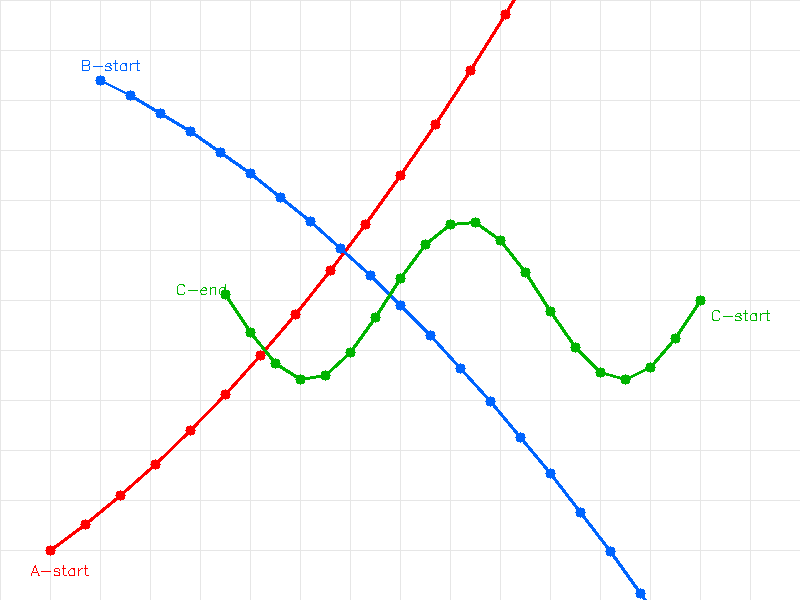
//> input picture images/q10_test.png, 800 x 600 px
$ ./main   (built with g++ and OpenCV 4)
//> lines starting //> are read from the running program, lines starting //| are printed output that depends on the picture; after the words box and inside, x2 and y2 are one past the last pixel; in counts of white or black regions, pixels touching at a corner belong together
// ============================================================
// 第十题：多目标轨迹追踪与分析
//
// 图里三条轨迹分别用红、蓝、绿画，每种颜色还写了 "A--start" 这类小字
// 标签，所以先按连通域面积把文字滤掉，只留下轨迹本身。
//
// 分析步骤：
//   1. HSV 阈值分出三种颜色，丢掉面积 < 100 的小连通域（文字标签）。
//   2. 定"主方向"：比较 x、y 两个方向的方差，哪个方向铺得开就把哪个
//      当自变量。红、蓝两条是竖着走的，按 y 取点；绿色是横着走的，
//      按 x 取点。
//   3. 沿主轴做分箱（每 4 像素一箱），每箱取另坐标的均值，得到一条
//      单值曲线。这样做有两个好处：去掉了线宽带来的抖动，也让三条
//      轨迹被绿色遮挡、断成几段时还能接成完整曲线。
//   4. 用一、二次多项式分别最小二乘拟合，比较残差 RMSE：
//        直线拟合就够准        -> 直线
//        二次拟合明显更准      -> 抛物线
//        两种都拟合不像，但去掉直线趋势后反复上下穿过零线 -> 正弦
//   5. 轨迹长度 = 分箱后的折线长度之和；正弦再额外报振幅和周期。
//   6. 起点/终点：图上本来就写着 "A--start" 之类的小字，按同色的小
//      连通域把字聚成组，离哪个端点近就是哪个端点的标签；一组里
//      "start"（5 个字母）比 "end"（3 个字母）宽，宽度大的那个是起点。
//      不读标签的话，分箱是从小坐标往大坐标走的，起点会被标反。
//
// 结果图 = 左边原图（只标端点和正弦的振幅/周期）+ 右边一列数据面板。
// ============================================================
#include <opencv2/opencv.hpp>
#include <iostream>
#include <vector>
#include <algorithm>
#include <cmath>

using namespace std;
using namespace cv;

// 多项式最小二乘拟合：u 归一化到 [0,1] 再解正规方程，避免 u² 量级
// 太大导致的病态矩阵。返回 RMSE，可选带回系数。
static double polyFitRMSE(const vector<double>& U, const vector<double>& V,
                          int deg, vector<double>* coefOut = nullptr) {
    int N = (int)U.size();
    int d = deg + 1;
    double u0 = U.front(), du = U.back() - U.front();
    if (du < 1e-9) du = 1.0;

    vector<vector<double>> A(d, vector<double>(d, 0.0));
    vector<double> B(d, 0.0);
    for (int i = 0; i < N; ++i) {
        double u = (U[i] - u0) / du;
        vector<double> pw(d, 1.0);
        for (int k = 1; k < d; ++k) pw[k] = pw[k - 1] * u;
        for (int a = 0; a < d; ++a) {
            B[a] += pw[a] * V[i];
            for (int b = 0; b < d; ++b) A[a][b] += pw[a] * pw[b];
        }
    }

    for (int i = 0; i < d; ++i) {
        int piv = i;
        for (int k = i + 1; k < d; ++k)
            if (fabs(A[k][i]) > fabs(A[piv][i])) piv = k;
        swap(A[i], A[piv]);
        swap(B[i], B[piv]);
        for (int k = i + 1; k < d; ++k) {
            double f = A[k][i] / A[i][i];
            for (int j = i; j < d; ++j) A[k][j] -= f * A[i][j];
            B[k] -= f * B[i];
        }
    }
    vector<double> co(d, 0.0);
    for (int i = d - 1; i >= 0; --i) {
        double s = B[i];
        for (int j = i + 1; j < d; ++j) s -= A[i][j] * co[j];
        co[i] = s / A[i][i];
    }
    if (coefOut) *coefOut = co;

    double se = 0;
    for (int i = 0; i < N; ++i) {
        double u = (U[i] - u0) / du;
        double pw = 1, y = 0;
        for (int k = 0; k < d; ++k) { y += co[k] * pw; pw *= u; }
        se += (V[i] - y) * (V[i] - y);
    }
    return sqrt(se / N);
}

struct Track {
    string name;      // 图上用的短名，必须是 ASCII
    string cn;        // 控制台用的中文名
    string typeEn;    // 图上用的运动类型，必须是 ASCII
    Scalar color;
    vector<Point2d> prof;     // 分箱后的折线点 (u, v)
    bool sortX;
    double length;
    double lineRMSE, paraRMSE;
    int crossings;
    double amp, period;       // 正弦的振幅、峰谷落差、周期（像素）
    double resMin, resMax;
    Point2d pk, tr;           // 检出的波峰、波谷（屏幕坐标）
    int peaks;
    string type, detail;
    Point2d start, finish;
    double hspan, vspan;
    bool startFromLabel;
};

// 把某一颜色的小连通域（文字）按 x 聚成组，返回每组的中心和外接框。
// 用来读图上 "A--start" 这类标签。
struct TextGroup { Point2f c; int w; };
static vector<TextGroup> findTextGroups(const Mat& mask, const Mat& lbl,
                                        const Mat& stats, int n) {
    vector<Rect> blobs;
    for (int i = 1; i < n; ++i) {
        int a = stats.at<int>(i, CC_STAT_AREA);
        int w = stats.at<int>(i, CC_STAT_WIDTH);
        int h = stats.at<int>(i, CC_STAT_HEIGHT);
        // 字形：面积 5~120，单个字不会比 40x25 还大
        if (a >= 5 && a <= 120 && w <= 40 && h <= 25)
            blobs.push_back(Rect(stats.at<int>(i, CC_STAT_LEFT),
                                 stats.at<int>(i, CC_STAT_TOP), w, h));
    }
    sort(blobs.begin(), blobs.end(),
         [](const Rect& x, const Rect& y) { return x.x < y.x; });

    vector<TextGroup> groups;
    vector<Rect> cur;
    auto flush = [&]() {
        if (cur.empty()) return;
        Rect bb = cur[0];
        for (auto& r : cur) bb |= r;
        groups.push_back({Point2f(bb.x + bb.width / 2.0f, bb.y + bb.height / 2.0f),
                          bb.width});
        cur.clear();
    };
    for (auto& r : blobs) {
        if (!cur.empty() && r.x - (cur.back().x + cur.back().width) > 40) flush();
        cur.push_back(r);
    }
    flush();
    return groups;
}

static void putLabel(Mat& m, const string& s, Point p, Scalar col,
                     double sc = 0.45, int th = 1) {
    putText(m, s, p, FONT_HERSHEY_SIMPLEX, sc, Scalar(255, 255, 255), th + 3, LINE_AA);
    putText(m, s, p, FONT_HERSHEY_SIMPLEX, sc, col, th, LINE_AA);
}

int main(int argc, char** argv) {
    string inPath = (argc > 1) ? argv[1] : "images/q10_test.png";
    Mat img = imread(inPath);
//> img is the input picture: 600 rows x 800 cols, CV_8UC3; mean B, G, R 250.5, 250.7, 250.3
    if (img.empty()) {
        cerr << "无法读取图像: " << inPath << endl;
        return 1;
    }

    Mat hsv;
    cvtColor(img, hsv, COLOR_BGR2HSV);
//> hsv: 600 rows x 800 cols, CV_8UC3; mean H, S, V 1.2, 5.4, 253.5

    struct Spec { string name; string cn; int h1, h2; Scalar bgr; };
    vector<Spec> specs = {
        {"A", "A(红色)", 0,   10,  Scalar(0, 0, 255)},
        {"B", "B(蓝色)", 100, 130, Scalar(255, 0, 0)},
        {"C", "C(绿色)", 35,  85,  Scalar(0, 200, 0)},
    };

    vector<Track> tracks;

    for (auto& sp : specs) {
        Mat m;
        inRange(hsv, Scalar(sp.h1, 80, 80), Scalar(sp.h2, 255, 255), m);

        // ---------- 1. 去掉文字标签（小连通域） ----------
        Mat lbl, stats, cents;
        int n = connectedComponentsWithStats(m, lbl, stats, cents);
        Mat keep = Mat::zeros(m.size(), CV_8U);
        for (int i = 1; i < n; ++i)
            if (stats.at<int>(i, CC_STAT_AREA) >= 100)
                keep.setTo(255, (lbl == i));

        vector<Point> pts;
        findNonZero(keep, pts);
        if (pts.size() < 50) {
            cerr << sp.cn << " 轨迹点太少，跳过" << endl;
            continue;
        }

        // ---------- 2. 定主方向 ----------
        double mx = 0, my = 0;
        for (const auto& p : pts) { mx += p.x; my += p.y; }
        mx /= pts.size(); my /= pts.size();
        double sxx = 0, syy = 0;
        for (const auto& p : pts) {
            double dx = p.x - mx, dy = p.y - my;
            sxx += dx * dx; syy += dy * dy;
        }
        bool sortX = (sxx >= syy);

        // ---------- 3. 分箱平滑 ----------
        const int BIN = 4;
        vector<vector<double>> bins(10000);
        for (const auto& p : pts) {
            int u = sortX ? p.x : p.y;
            int v = sortX ? p.y : p.x;
            int b = u / BIN;
            if (b < 0 || b >= 10000) continue;
            bins[b].push_back((double)v);
        }
        vector<Point2d> prof;   // (u, v)
        for (int b = 0; b < 10000; ++b) {
            if (bins[b].empty()) continue;
            double s = 0;
            for (double v : bins[b]) s += v;
            prof.push_back(Point2d(b * BIN + BIN / 2.0, s / bins[b].size()));
        }
        if (prof.size() < 10) continue;

        Track t;
        t.name = sp.name;
        t.cn = sp.cn;
        t.color = sp.bgr;
        t.sortX = sortX;
        t.prof = prof;
        t.startFromLabel = false;

        // ---------- 4. 长度与跨度 ----------
        double len = 0;
        for (size_t i = 1; i < prof.size(); ++i) len += norm(prof[i] - prof[i - 1]);
        t.length = len;
        double umin = 1e9, umax = -1e9, vmin = 1e9, vmax = -1e9;
        for (auto& p : prof) {
            umin = min(umin, p.x); umax = max(umax, p.x);
            vmin = min(vmin, p.y); vmax = max(vmax, p.y);
        }
        t.hspan = sortX ? (umax - umin) : (vmax - vmin);
        t.vspan = sortX ? (vmax - vmin) : (umax - umin);

        // ---------- 5. 拟合 ----------
        vector<double> U, V;
        for (auto& p : prof) { U.push_back(p.x); V.push_back(p.y); }
        t.lineRMSE = polyFitRMSE(U, V, 1);
        t.paraRMSE = polyFitRMSE(U, V, 2);

        // 去直线趋势后的残差：用来判断正弦、量振幅
        vector<double> co1;
        polyFitRMSE(U, V, 1, &co1);
        double u0 = U.front(), du = U.back() - U.front();
        if (du < 1e-9) du = 1.0;
        vector<double> res;
        for (size_t i = 0; i < U.size(); ++i) {
            double u = (U[i] - u0) / du;
            res.push_back(V[i] - (co1[0] + co1[1] * u));
        }
        vector<double> sm = res;
        for (size_t i = 1; i + 1 < res.size(); ++i)
            sm[i] = (res[i - 1] + res[i] + res[i + 1]) / 3.0;

        int cross = 0;
        vector<double> crossPos;
        for (size_t i = 1; i < sm.size(); ++i)
            if ((sm[i - 1] < 0 && sm[i] >= 0) || (sm[i - 1] >= 0 && sm[i] < 0)) {
                ++cross;
                crossPos.push_back(prof[i].x);
            }
        t.crossings = cross;

        // 峰谷：残差的最大/最小值。振幅取落差的一半，这样对称的正弦
        // 得到的就是真正的半峰谷差。
        t.resMax = -1e9; t.resMin = 1e9;
        size_t iMax = 0, iMin = 0;
        for (size_t i = 0; i < sm.size(); ++i) {
            if (sm[i] > t.resMax) { t.resMax = sm[i]; iMax = i; }
            if (sm[i] < t.resMin) { t.resMin = sm[i]; iMin = i; }
        }
        t.amp = 0.5 * (t.resMax - t.resMin);
        t.period = 0;
        if (crossPos.size() >= 2)
            t.period = 2.0 * (crossPos.back() - crossPos.front()) / (crossPos.size() - 1);

        int peaks = 0;
        for (size_t i = 1; i + 1 < sm.size(); ++i)
            if (sm[i] > sm[i - 1] && sm[i] >= sm[i + 1] && sm[i] > 0.3 * t.amp * 2) ++peaks;
        t.peaks = peaks;

        // 波峰/波谷的屏幕坐标（(u,v) 换回 (x,y)）
        t.pk = sortX ? Point2d(prof[iMax].x, prof[iMax].y)
                     : Point2d(prof[iMax].y, prof[iMax].x);
        t.tr = sortX ? Point2d(prof[iMin].x, prof[iMin].y)
                     : Point2d(prof[iMin].y, prof[iMin].x);

        // ---------- 6. 判定运动类型 ----------
        if (t.lineRMSE < 3.0) {
            t.type = "直线运动";
            t.typeEn = "line";
            t.detail = "一阶拟合残差只有 " + to_string((int)lround(t.lineRMSE)) + " px";
        } else if (cross >= 4 && t.paraRMSE > 0.6 * t.lineRMSE) {
            t.type = "正弦曲线运动";
            t.typeEn = "sine";
            t.detail = "去直线趋势后 " + to_string(cross) + " 次穿过零线，振幅约 " +
                       to_string((int)lround(t.amp)) + " px，周期约 " +
                       to_string((int)lround(t.period)) + " px";
        } else if (t.paraRMSE < 0.5 * t.lineRMSE) {
            t.type = "抛物线运动";
            t.typeEn = "parabola";
            t.detail = "二次拟合残差 " + to_string((int)lround(t.paraRMSE)) +
                       " px，远小于直线拟合的 " + to_string((int)lround(t.lineRMSE)) + " px";
        } else {
            t.type = "一般曲线运动";
            t.typeEn = "curve";
            t.detail = "直线拟合残差 " + to_string((int)lround(t.lineRMSE)) + " px";
        }

        t.start = sortX ? Point2d(prof.front().x, prof.front().y)
                        : Point2d(prof.front().y, prof.front().x);
        t.finish = sortX ? Point2d(prof.back().x, prof.back().y)
                         : Point2d(prof.back().y, prof.back().x);

        // ---------- 6.5 按图上的小字判断哪头是起点 ----------
        // 同色的小连通域聚成文字组，离哪个端点近就属于哪个端点。
        vector<TextGroup> groups = findTextGroups(m, lbl, stats, n);
        TextGroup* gStart = nullptr;
        TextGroup* gEnd = nullptr;
        double dS = 1e9, dE = 1e9;
        for (auto& g : groups) {
            double a = norm(Point2d(g.c) - t.start);
            double b = norm(Point2d(g.c) - t.finish);
            if (a < b && a < 90) { if (a < dS) { dS = a; gStart = &g; } }
            if (b <= a && b < 90) { if (b < dE) { dE = b; gEnd = &g; } }
        }
        if (gStart && gEnd) {
            // 两组都在：宽的那个是 "start"
            if (gEnd->w > gStart->w) {
                swap(t.start, t.finish);
                t.startFromLabel = true;
            } else {
                t.startFromLabel = true;
            }
        } else if (gStart) {
            // 只有一组：这张图的规矩是只给起点写字（A、B 就是这样）
            t.startFromLabel = true;
        } else if (gEnd) {
            // 只给终点写了字，说明顺序反了
            swap(t.start, t.finish);
            t.startFromLabel = true;
        }

        tracks.push_back(t);
    }
//> this loop made 3 passes
//> (n, dS, dE) on passes 1 to 3: (11, 1e+09, 19.29), (9, 22.34, 1e+09), (12, 21.55, 38.28)
//> pass 1, `inRange(hsv, Scalar(sp.h1, 80, 80), Scalar(sp.h2, 255, 255), m);`:
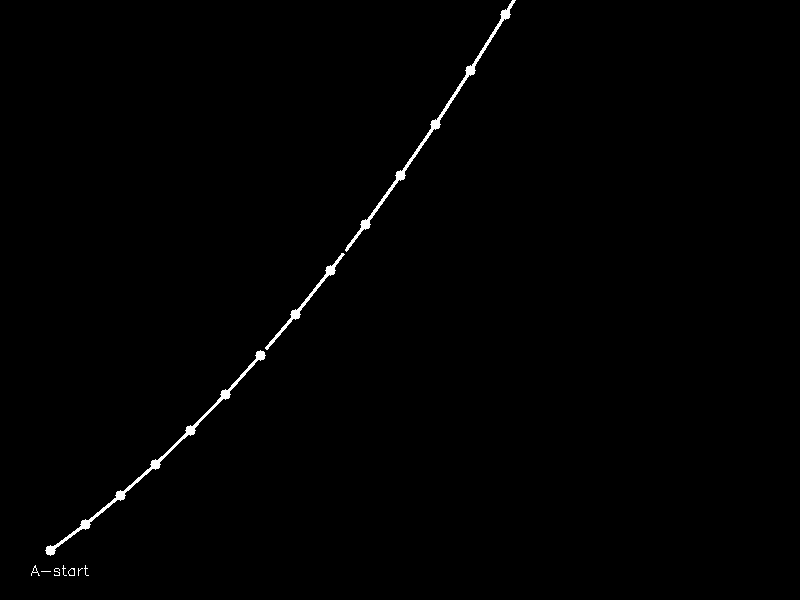
//> m: 600 rows x 800 cols, CV_8UC1; 0.65% white; 10 white regions (4 under 20 px), largest, box (x1, y1, x2, y2) and area: (45, 350, 266, 556) 1271, (345, 0, 516, 252) 1239, (265, 253, 345, 350) 496, (31, 565, 40, 576) 26, (54, 568, 60, 576) 23, (68, 568, 75, 576) 23
//> pass 2, `inRange(hsv, Scalar(sp.h1, 80, 80), Scalar(sp.h2, 255, 255), m);`:
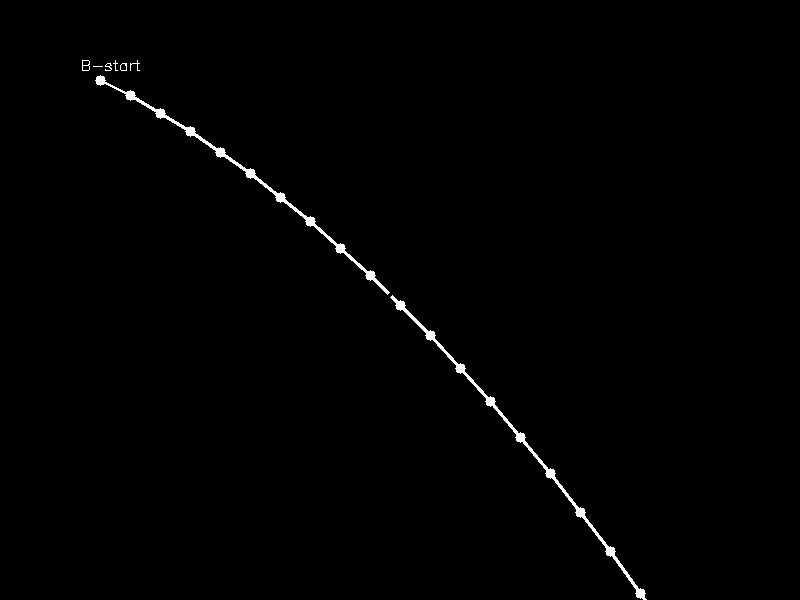
//> m: 600 rows x 800 cols, CV_8UC1; 0.73% white; 8 white regions (2 under 20 px), largest, box (x1, y1, x2, y2) and area: (390, 295, 647, 600) 1716, (95, 75, 390, 295) 1647, (82, 60, 90, 71) 38, (130, 60, 140, 71) 29, (105, 63, 112, 71) 26, (120, 63, 127, 71) 25

    if (tracks.empty()) {
        cerr << "没有检测到任何轨迹" << endl;
        return 2;
    }

    // ---------- 7. 画图：左边原图 + 右边数据面板 ----------
    const int PANEL = 300;
    Mat out(img.rows, img.cols + PANEL, CV_8UC3, Scalar(255, 255, 255));
    img.copyTo(out(Rect(0, 0, img.cols, img.rows)));
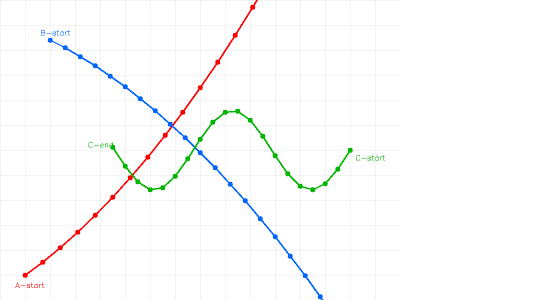
//> out: 600 rows x 1100 cols, CV_8UC3 (shown at 1/2 size); mean B, G, R 251.7, 251.9, 251.6

    // 7.1 原图上只画：端点标记、正弦的振幅/周期
    // 端点标记要小：原图的 "C--end" 这类小字就写在端点旁边，圈画大了会
    // 直接把字母盖掉。半径 3/5 只压在端点上，具体坐标另在右侧面板列出。
    for (auto& t : tracks) {
        circle(out, Point((int)t.start.x, (int)t.start.y), 3, t.color, -1);
        circle(out, Point((int)t.finish.x, (int)t.finish.y), 5, t.color, 1);

        if (t.type.find("正弦") != string::npos) {
            double ypk = t.pk.y, ytr = t.tr.y;
            int x0 = (int)min(t.pk.x, t.tr.x), x1 = (int)max(t.pk.x, t.tr.x);
            // 峰、谷两条水平虚线
            for (int x = x0; x <= x1; x += 8) {
                line(out, Point(x, (int)ypk), Point(min(x + 4, x1), (int)ypk),
                     Scalar(120, 180, 120), 1, LINE_AA);
                line(out, Point(x, (int)ytr), Point(min(x + 4, x1), (int)ytr),
                     Scalar(120, 180, 120), 1, LINE_AA);
            }
            // 峰到谷的竖直双箭头，标出落差
            int xa = x1 + 12;
            arrowedLine(out, Point(xa, (int)ypk), Point(xa, (int)ytr),
                        Scalar(0, 120, 0), 1, LINE_AA, 0, 0.04);
            arrowedLine(out, Point(xa, (int)ytr), Point(xa, (int)ypk),
                        Scalar(0, 120, 0), 1, LINE_AA, 0, 0.04);
            char buf[64];
            snprintf(buf, sizeof(buf), "%.0f px", t.resMax - t.resMin);
            putLabel(out, buf, Point(xa + 5, (int)((ypk + ytr) / 2)), Scalar(0, 120, 0));

            // 周期写在曲线下方空白处，别压在线上
            snprintf(buf, sizeof(buf), "T = %.0f px", t.period);
            putLabel(out, buf, Point(x0 + 10, (int)ytr + 22), Scalar(0, 120, 0));
        }
    }
//> this loop made 3 passes
//> t.color on passes 1 to 3: Scalar(0, 0, 255), Scalar(255), Scalar(0, 200)
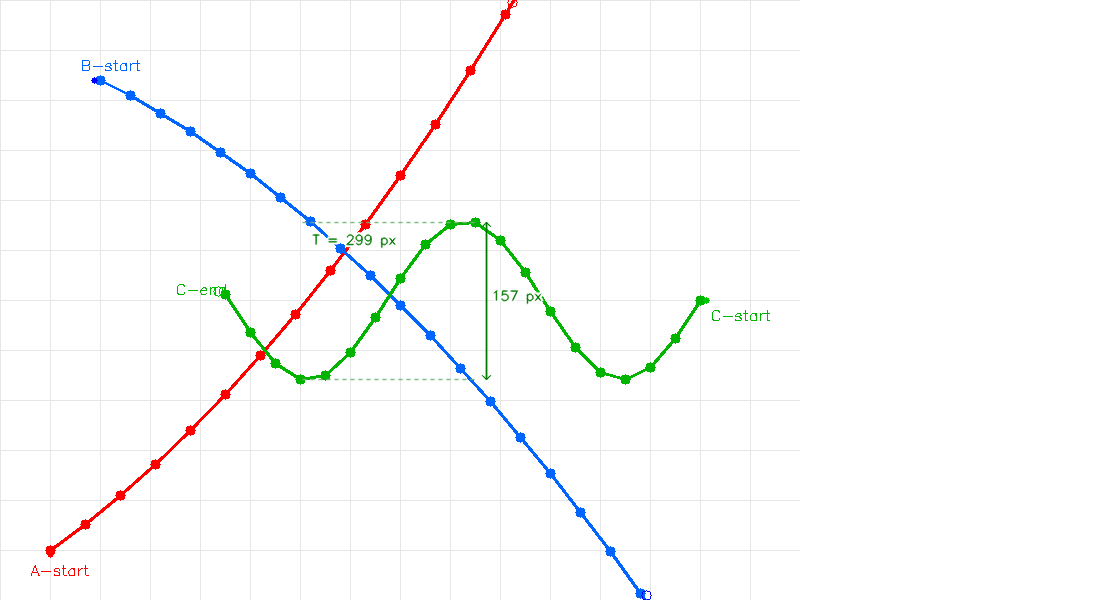
//> out: 600 rows x 1100 cols, CV_8UC3; mean B, G, R 251.5, 251.7, 251.3

    // 7.2 面板
    int x0 = img.cols + 14, y = 34;
    auto ptext = [&](const string& s, Scalar col, double sc, int dy) {
        putText(out, s, Point(x0, y), FONT_HERSHEY_SIMPLEX, sc, Scalar(0, 0, 0), 1, LINE_AA);
        (void)col;
        y += dy;
    };
    putText(out, "TRACK SUMMARY", Point(x0, y), FONT_HERSHEY_SIMPLEX, 0.62,
            Scalar(0, 0, 0), 2, LINE_AA);
    y += 12;
    line(out, Point(x0, y), Point(img.cols + PANEL - 14, y), Scalar(0, 0, 0), 1);
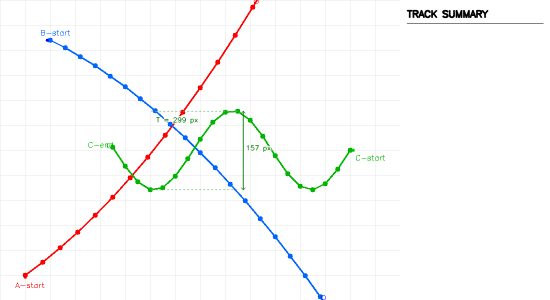
//> out: 600 rows x 1100 cols, CV_8UC3 (shown at 1/2 size); mean B, G, R 250.8, 251.1, 250.6
    y += 24;

    char buf[256];
    snprintf(buf, sizeof(buf), "Objects: %d", (int)tracks.size());
    ptext(buf, Scalar(0, 0, 0), 0.45, 18);

    for (auto& t : tracks) {
        rectangle(out, Rect(x0, y - 12, 12, 12), t.color, -1);
        snprintf(buf, sizeof(buf), "%s   %s", t.name.c_str(), t.typeEn.c_str());
        putText(out, buf, Point(x0 + 18, y), FONT_HERSHEY_SIMPLEX, 0.5,
                Scalar(0, 0, 0), 1, LINE_AA);
        y += 20;

        snprintf(buf, sizeof(buf), "length   %d px", (int)lround(t.length));
        ptext(buf, Scalar(0, 0, 0), 0.42, 17);
        snprintf(buf, sizeof(buf), "span     %d x %d px",
                 (int)lround(t.hspan), (int)lround(t.vspan));
        ptext(buf, Scalar(0, 0, 0), 0.42, 17);
        snprintf(buf, sizeof(buf), "start (%d,%d) end (%d,%d)",
                 (int)lround(t.start.x), (int)lround(t.start.y),
                 (int)lround(t.finish.x), (int)lround(t.finish.y));
        ptext(buf, Scalar(0, 0, 0), 0.42, 17);
        snprintf(buf, sizeof(buf), "fit RMSE line %d / quad %d",
                 (int)lround(t.lineRMSE), (int)lround(t.paraRMSE));
        ptext(buf, Scalar(0, 0, 0), 0.42, 17);
        if (t.type.find("正弦") != string::npos) {
            snprintf(buf, sizeof(buf), "amplitude %d px (peak-trough %d)",
                     (int)lround(t.amp), (int)lround(t.resMax - t.resMin));
            ptext(buf, Scalar(0, 0, 0), 0.42, 17);
            snprintf(buf, sizeof(buf), "period    %d px   peaks %d",
                     (int)lround(t.period), t.peaks);
            ptext(buf, Scalar(0, 0, 0), 0.42, 17);
        }
        y += 8;
    }
//> this loop made 3 passes
//> pass 1, `putText(out, buf, Point(x0 + 18, y), FONT_HERSHEY_SIMPLEX, 0.5, Scalar..`:
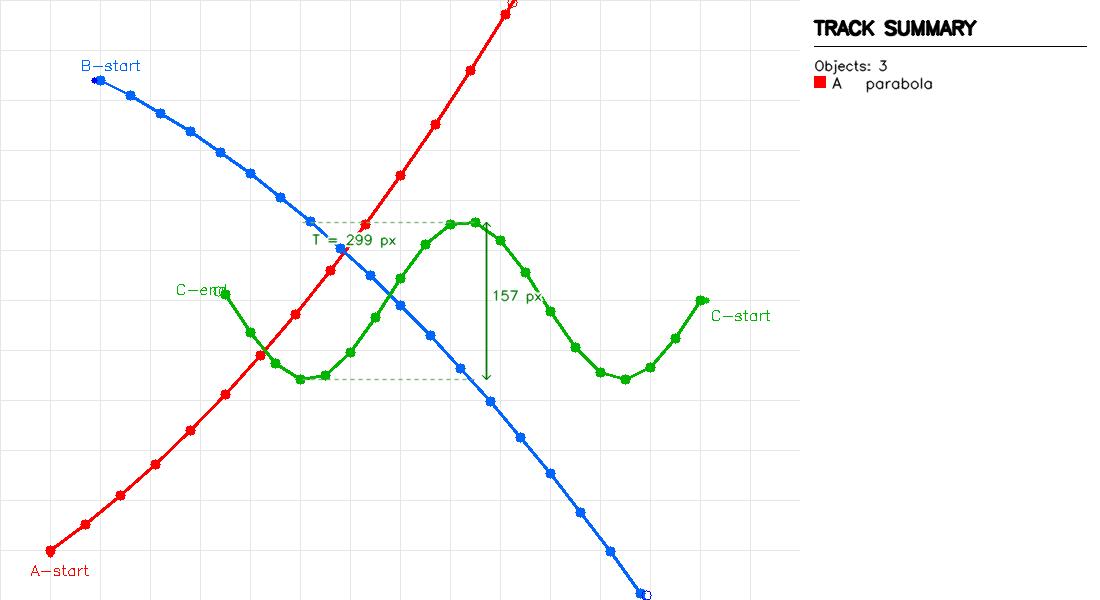
//> out: 600 rows x 1100 cols, CV_8UC3; 0.18% of pixels changed, all inside (x1, y1, x2, y2) = (814, 59, 933, 93)
//> after the loop, y = 410
//> (the rest of the program and of its run is left out)
